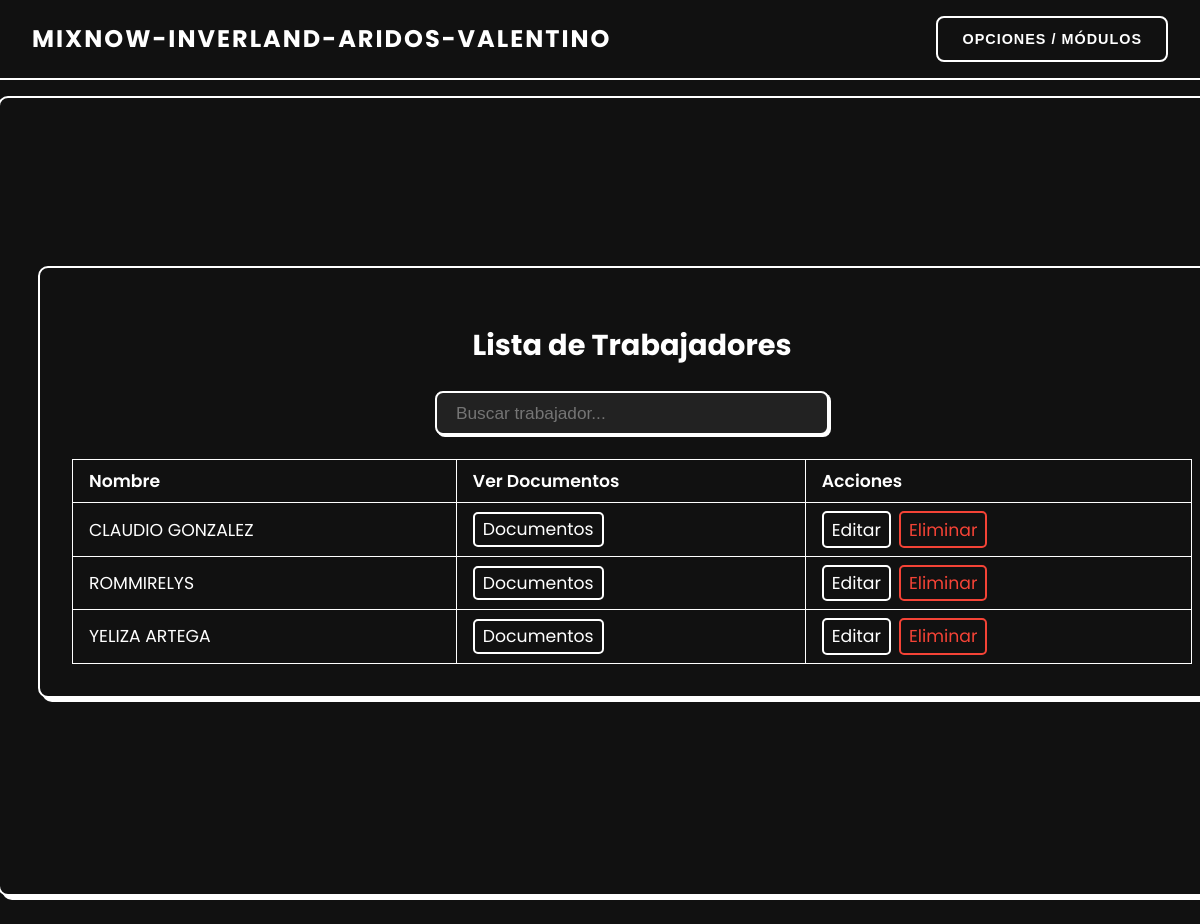
/trabajadores/1/ (signed in), run on the app's committed database.
### app/models.py (models this page shows, shortened)
class Trabajadores(models.Model):
    nombre = models.CharField(max_length=100)
    empresa = models.ForeignKey(Empresas, on_delete=models.CASCADE, related_name='trabajadores')

### app/views.py (the view)
# urls.py: path('trabajadores/<int:empresa_id>/', views.Listar_Trabajadores.as_view(), name='listar_trabajadores'),
@method_decorator(user_passes_test(lambda u: u.is_superuser), name='dispatch')
class Listar_Trabajadores(ListView):
    model = Trabajadores
    template_name = "clientes/listar_trabajadores.html"
    context_object_name = "trabajadores"
    def get_queryset(self):
        empresa_id = self.kwargs['empresa_id']
        return Trabajadores.objects.filter(empresa_id=empresa_id)
    def get_context_data(self, **kwargs):
        context = super().get_context_data(**kwargs)
        empresa_id = self.kwargs['empresa_id']
        context['empresa'] = Empresas.objects.get(id=empresa_id)
        return context

### app/templates/clientes/listar_trabajadores.html (shortened to what this page needs)
{% extends "clientes/base.html" %}
{% load static %}
{% block content %}
<div class="wrapper">
    <div class="card-lista">
        <h2 class="title">Lista de Trabajadores</h2>
        <input type="text" id="searchInput" class="search-bar" placeholder="Buscar trabajador...">
        {% if trabajadores %}
        <table class="table" id="clientesTable">
            <thead>
                <tr>
                    <th>Nombre</th>
                    <th>Ver Documentos</th>
                    <th>Acciones</th>
                </tr>
            </thead>
            <tbody>
                {% for t in trabajadores %}
                <tr>
                    <td>{{ t.nombre }}</td>
                    <td>
                        <a href="{% url 'documentos_trabajador' t.id %}" class="btn">Documentos</a>
                    </td>
                    <td>
                        <div style="display: flex; gap: 0.5rem;">
                            <a href="{% url 'editar_trabajadores' t.id %}" class="btn">Editar</a>
                            <a href="{% url 'eliminar_trabajadores' t.id %}" class="btn btn-danger">Eliminar</a>
                        </div>
                    </td>
                </tr>
                {% endfor %}
            </tbody>
        </table>
        {% else %}
        <p class="no-data">No hay trabajadores registrados</p>
        {% endif %}
    </div>
</div>
{% endblock %}

### app/templates/clientes/listar_trabajadores.html (style rules this page uses)
.wrapper { display: flex; justify-content: center; align-items: center; padding: 2rem; font-family: 'Poppins', sans-serif; background-color: #111; min-height: 80vh; max-width: 105rem; margin: 0 auto; }
.card-lista { background-color: #111; border: 0.125rem solid #fff; border-radius: 0.625rem; padding: 2rem; box-shadow: 0.25rem 0.25rem #fff; color: #fff; max-width: 100rem; }
.title { font-size: 1.8rem; font-weight: 700; margin-bottom: 1.5rem; text-align: center; }
.table { width: 100%; min-width: 70rem; border-collapse: collapse; margin-top: 1rem; font-size: 1.08rem; }
.table th, .table td { border: 0.0625rem solid #fff; padding: 0.5rem 1rem; text-align: left; }
.table th { font-weight: 600; }
.btn { padding: 0.2rem 0.5rem; border: 0.125rem solid #fff; border-radius: 0.3125rem; color: #fff; background-color: transparent; cursor: pointer; text-decoration: none; transition: all 0.3s; }
.btn-danger { border-color: #f44336; color: #f44336; }
.search-bar { display: block; width: 100%; max-width: 22rem; margin: 0 auto 1.5rem auto; padding: 0.6rem 1.2rem; border: 0.125rem solid #fff; border-radius: 0.5rem; background: #222; color: #fff; font-size: 1.08rem; box-shadow: 0.125rem 0.125rem #fff; transition: border-color 0.3s, box-shadow 0.3s; }

### app/templates/clientes/base.html (style rules this page uses)
html, body { overflow-x: hidden; box-sizing: border-box; }
body { margin: 0; font-family: 'Poppins', sans-serif; background-color: #111; color: #fff; }

### data on the page
Trabajadores: nombre "CLAUDIO GONZALEZ"
Trabajadores: nombre "ROMMIRELYS"
Trabajadores: nombre "YELIZA ARTEGA"
